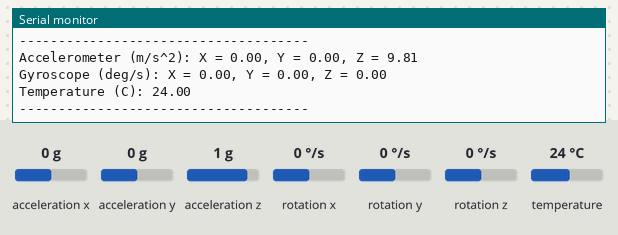
The sketch below on a simulated ESP32. Shown: the last lines printed to the serial monitor. The inputs (shaded band) are chosen by the test bench; at power-on: acceleration x 0 g, acceleration y 0 g, acceleration z 1 g, rotation x 0 °/s, rotation y 0 °/s, rotation z 0 °/s, temperature 24 °C.

Above: at 1.3 s.
1.4 s: acceleration x set to -1.4 g
2.9 s: acceleration y set to -1.4 g
4.4 s: acceleration z set to -1.4 g
5.9 s: rotation x set to -192 °/s
At 6.5 s:
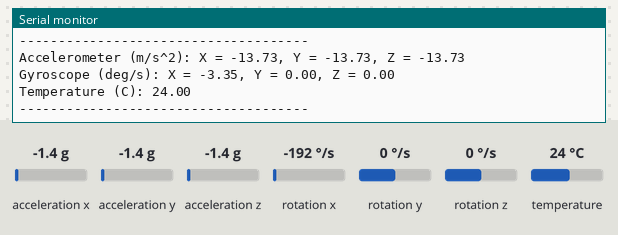
7.4 s: rotation y set to -192 °/s
At 8.1 s:
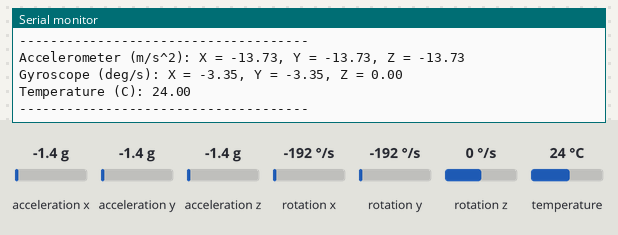

Measured:
- after the input at 5.9 s, the serial monitor: prints a new line after 0.24 s (image 1)
- after the input at 7.4 s, the serial monitor: prints a new line after 0.28 s (image 2)

The sketch:

mp6050code.ino
```cpp
#include <Wire.h>
#include <Adafruit_MPU6050.h>
#include <Adafruit_Sensor.h>

#define SDA_PIN 2  // Change to the GPIO pin connected to SDA
#define SCL_PIN 14 // Change to the GPIO pin connected to SCL

Adafruit_MPU6050 mpu;

void setup() {
  Serial.begin(115200);
  Serial.println("Initializing MPU6050...");

  // Initialize I2C communication
  Wire.begin(SDA_PIN, SCL_PIN);

  // Initialize the MPU6050
  if (!mpu.begin()) {
    Serial.println("Failed to find MPU6050 sensor. Check wiring!");
    while (1) {
      delay(1000); // Stay here if MPU6050 is not found
    }
  }

  Serial.println("MPU6050 initialized successfully!");

  // Set sensor ranges (optional)
  mpu.setAccelerometerRange(MPU6050_RANGE_8_G);
  mpu.setGyroRange(MPU6050_RANGE_500_DEG);

  // Set sample rate (optional)
  mpu.setFilterBandwidth(MPU6050_BAND_21_HZ);

  Serial.println("MPU6050 configuration complete.");
}

void loop() {
  // Read accelerometer and gyroscope data
  sensors_event_t accel, gyro, temp;
  mpu.getEvent(&accel, &gyro, &temp);

  // Print accelerometer data
  Serial.print("Accelerometer (m/s^2): ");
  Serial.print("X = ");
  Serial.print(accel.acceleration.x, 2);
  Serial.print(", Y = ");
  Serial.print(accel.acceleration.y, 2);
  Serial.print(", Z = ");
  Serial.println(accel.acceleration.z, 2);

  // Print gyroscope data
  Serial.print("Gyroscope (deg/s): ");
  Serial.print("X = ");
  Serial.print(gyro.gyro.x, 2);
  Serial.print(", Y = ");
  Serial.print(gyro.gyro.y, 2);
  Serial.print(", Z = ");
  Serial.println(gyro.gyro.z, 2);

  // Print temperature
  Serial.print("Temperature (C): ");
  Serial.println(temp.temperature, 2);

  Serial.println("-------------------------------------");
  delay(500); // Delay for readability
}
```
